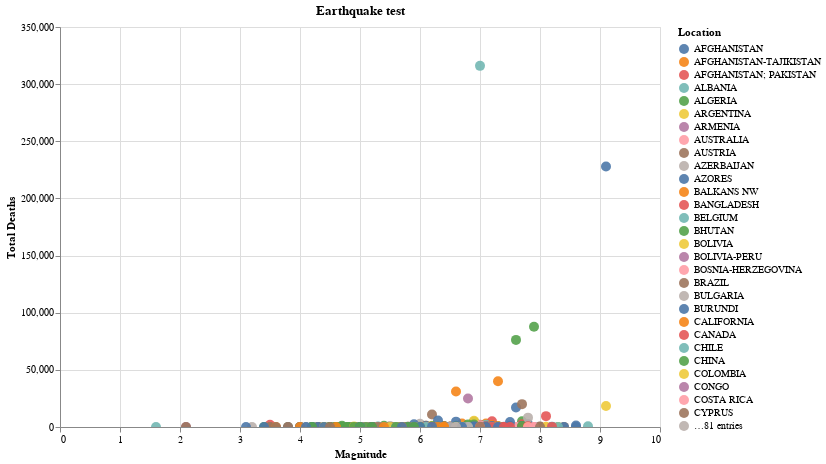

Notebook cell for this chart:
### Markdown cell above
## Third Plot for Hypothesis 2
- Since the points were so hard to identify in the last plot, we added a Tooltip and interactivity so we can identify some of the points. 
- We also made the points smaller so they wouldn't overlap as much
- Now we can zoom in and start to inspect individual points. However, the tooltip only provides the data that is on the graph already

### Code cell
alt.Chart(data_h2).mark_circle(filled=True, 
                                size=100, 
                                opacity=0.9, 
                                color='tableau20').encode(
    x=alt.X('Mag', title='Magnitude'),
    y=alt.Y('Total Deaths', title='Total Deaths'),
    color=alt.Color('Location', legend=alt.Legend(title='Location')),
    tooltip=['Location', 'Mag', 'Total Deaths']
).configure_axis(
    tickCount=10
).properties(
    title='Earthquake Deaths by Location',
    width=600,
    height=400
).interactive()

### Figure 1 — Vega-Lite specification as saved in the notebook (floating-point values rounded to 4 significant figures; data arrays with more than 128 entries replaced by an {"elided": "..."} marker saying what was removed)
{"config": {"view": {"continuousWidth": 400, "continuousHeight": 300}, "axis": {"tickCount": 10}}, "data": {"name": "data-59f83cd71c80ea99c812452036aa3c46"}, "mark": {"type": "circle", "color": "tableau20", "filled": true, "opacity": 0.9, "size": 100}, "encoding": {"color": {"type": "nominal", "field": "Location", "legend": {"title": "Location"}}, "tooltip": [{"type": "nominal", "field": "Location"}, {"type": "quantitative", "field": "Mag"}, {"type": "quantitative", "field": "Total Deaths"}], "x": {"type": "quantitative", "field": "Mag", "title": "Magnitude"}, "y": {"type": "quantitative", "field": "Total Deaths", "title": "Total Deaths"}}, "height": 400, "selection": {"selector005": {"type": "interval", "bind": "scales", "encodings": ["x", "y"]}}, "title": "Earthquake test", "width": 600, "$schema": "https://vega.github.io/schema/vega-lite/v4.8.1.json", "datasets": {"data-59f83cd71c80ea99c812452036aa3c46": {"elided": "812 records"}}}
